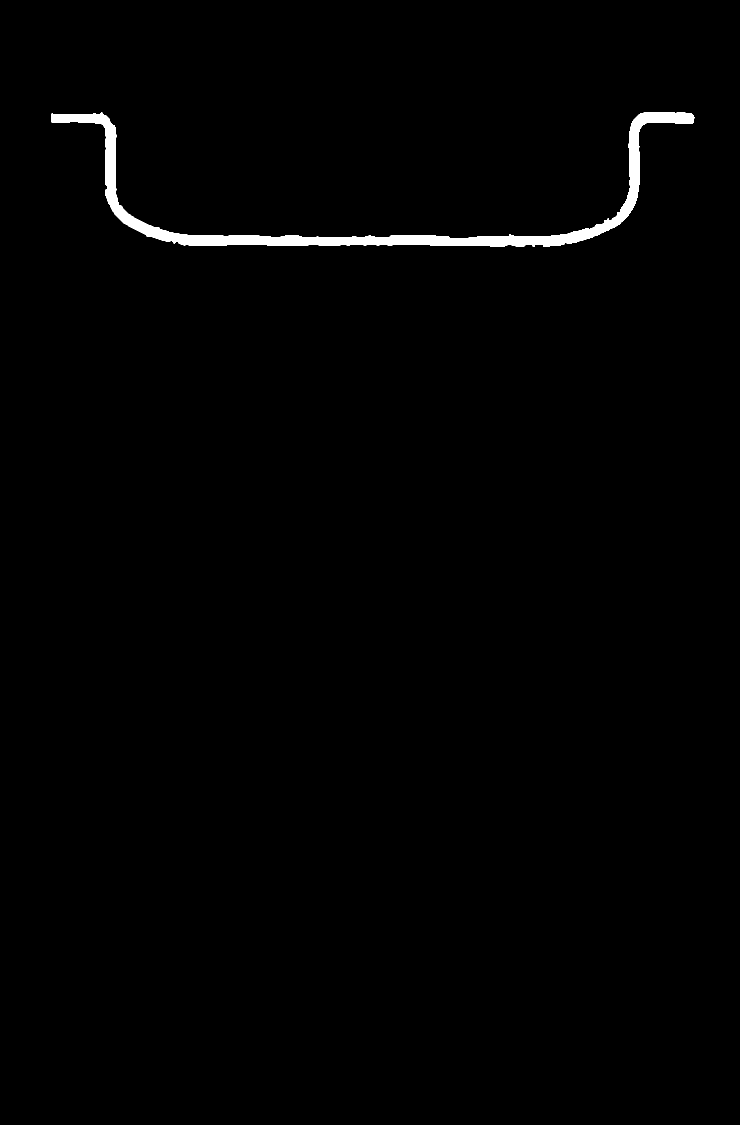
#> input picture 20 - Source Library/Interactive Models/Fisher 657 Working Model/pipeline/parts2/lower-diaphragm-casing.png, 1480 x 2250 px (shown at 1/2 size)
$ python assemble-lower.py
#> lines starting #> are read from the running program, lines starting #| are printed output that depends on the picture; after the words box and inside, x2 and y2 are one past the last pixel; in counts of white or black regions, pixels touching at a corner belong together
# -*- coding: utf-8 -*-
"""Lower casing: pure constant-thickness shell, lip to lip (no features,
no splices). Grammar declared by Franz 2026-09-26; audit binding.
Run after masks exist: extracts ridge centerline, cuts loops, fits half,
mirrors, offsets +-t/2, audits vs paint, emits lower-shell-path.json."""
import cv2, json, sys
import numpy as np
sys.path.insert(0, "_fairing-experiments")
from fair3 import fit_cubic, _bez

CX = 742.5

def symmetrize(m, cx):
#> called with cx = 742.5
    H, W = m.shape
#> H = 2250; W = 1480
    M = np.float32([[-1, 0, 2*cx], [0, 1, 0]])
    return cv2.bitwise_or(m, cv2.warpAffine(m, M, (W, H)))
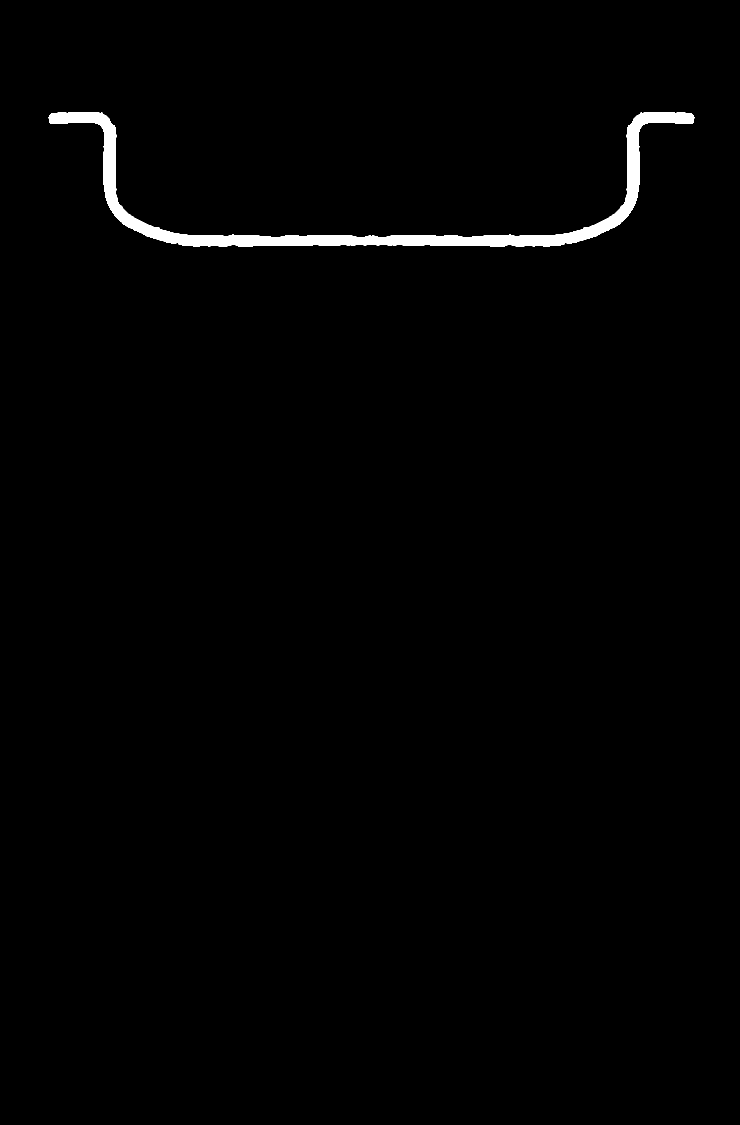
#> returned value: shape (2250, 1480) (shown at 1/2 size); 1% white; 1 white region, box (x1, y1, x2, y2) and area: (97, 225, 1389, 493) 34580

mask = symmetrize(cv2.imread("parts2/lower-diaphragm-casing.png", cv2.IMREAD_GRAYSCALE), CX)
mask = cv2.morphologyEx(mask, cv2.MORPH_CLOSE, np.ones((5,5), np.uint8))
#> mask: shape (2250, 1480); 1% white; 1 white region, box (x1, y1, x2, y2) and area: (97, 225, 1389, 493) 34606
D = cv2.distanceTransform((mask > 0).astype(np.uint8), cv2.DIST_L2, 5)
dil = cv2.dilate(D, np.ones((3,3), np.float32))
ridge = (D >= dil - 0.01) & (D > 6.0)
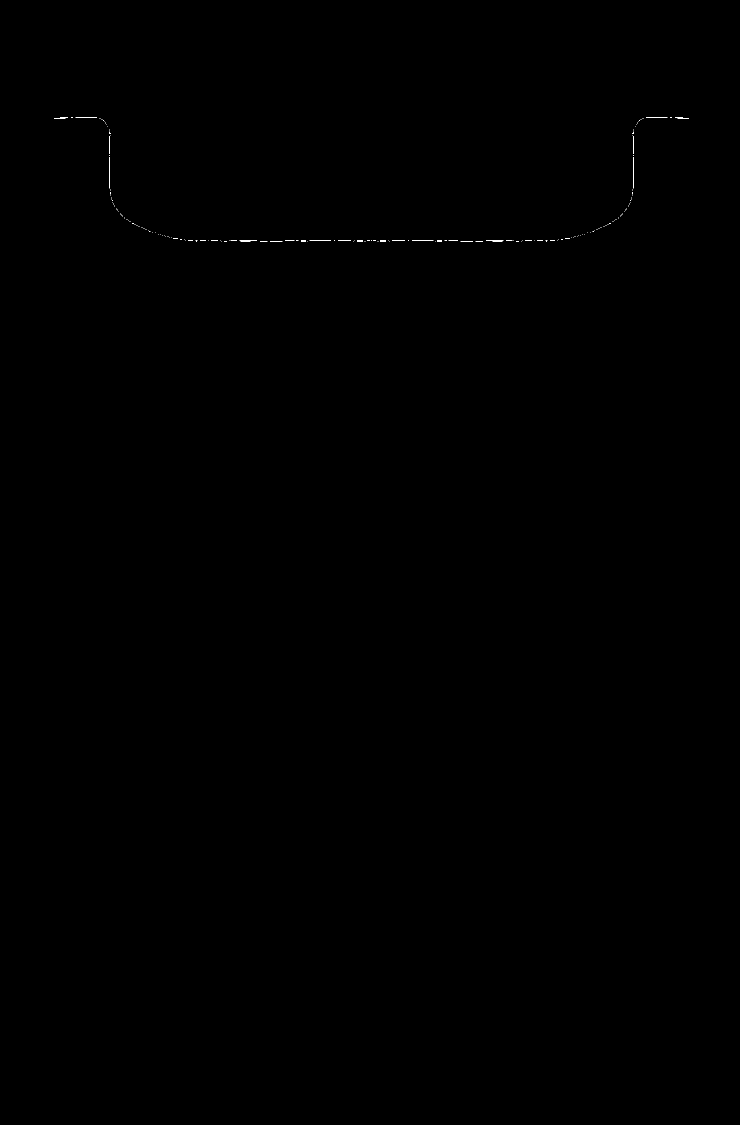
#> ridge: shape (2250, 1480) bool (shown at 1/2 size); 0.04% white in thin lines or dots, all inside (x1, y1, x2, y2) = (108, 234, 1378, 484)
ys, xs = np.nonzero(ridge)
#> ys = 1464 values from 234 to 483; xs = 1464 values, max 1377 at index 177, min 108 at index 130, mean 742.5
pts = np.stack([xs, ys], 1).astype(float)
#> pts = 1464 pairs, first value 108 to 1377, second value 234 to 483
P = pts[pts[:,0] < 700]
#> P = 694 pairs, first value 108 to 699, second value 234 to 483
start = int(np.lexsort((P[:,1], P[:,0]))[0])
#> start = 65
remaining = P.copy(); order = [remaining[start]]
#> after `remaining = P.copy()`: remaining has the same summary as P
#> after `order = [remaining[start]]`: order = [[108, 236]]
remaining = np.delete(remaining, start, axis=0)
#> remaining = 693 pairs, first value 109 to 699, second value 234 to 483
while len(remaining):
    d = np.linalg.norm(remaining - order[-1], axis=1)
    j = d.argmin()
    if d[j] > 90: break
    order.append(remaining[j]); remaining = np.delete(remaining, j, axis=0)
#> this loop made 674 passes
#> j on passes 1 to 3: 65, 65, 65
#> after the loop, order = 674 pairs, first value 108 to 699, second value 234 to 483; remaining = 20 rows, first 8: [481, 482], [482, 482], [483, 482], [484, 482], [485, 482], [486, 482], [487, 482], [488, 482]
path = np.array(order)
#> path has the same summary as order

def cutloops(Pp):
    out, i, N = [], 0, len(Pp)
    while i < N:
        out.append(Pp[i]); cut = 0
        for k in range(4, min(46, N-i-1)):
            if np.linalg.norm(Pp[i+k]-Pp[i]) < 6: cut = k
        i += cut+1 if cut else 1
    return np.array(out)
for _ in range(3): path = cutloops(path)
#> this loop made 3 passes
#> N in cutloops on passes 1 to 3: 674, 155, 150
#> after the loop, path = 150 pairs, first value 108 to 697, second value 235 to 482

Q = path.copy()
#> Q has the same summary as path
for _ in range(8): Q[1:-1] = 0.25*Q[:-2] + 0.5*Q[1:-1] + 0.25*Q[2:]
ts = Q[1]-Q[0]; ts /= np.linalg.norm(ts)
#> after `ts = Q[1] - Q[0]`: ts = [9.3, -0.189]
#> after `ts /= np.linalg.norm(ts)`: ts = [1, -0.0203]
#> (the run stopped early here; a loop or call above may not have finished)
